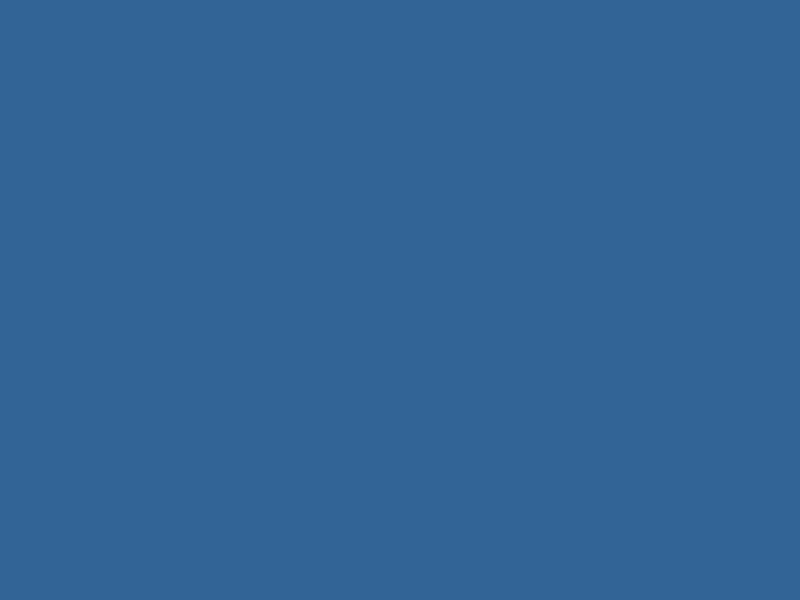
Frame 1 (no input)
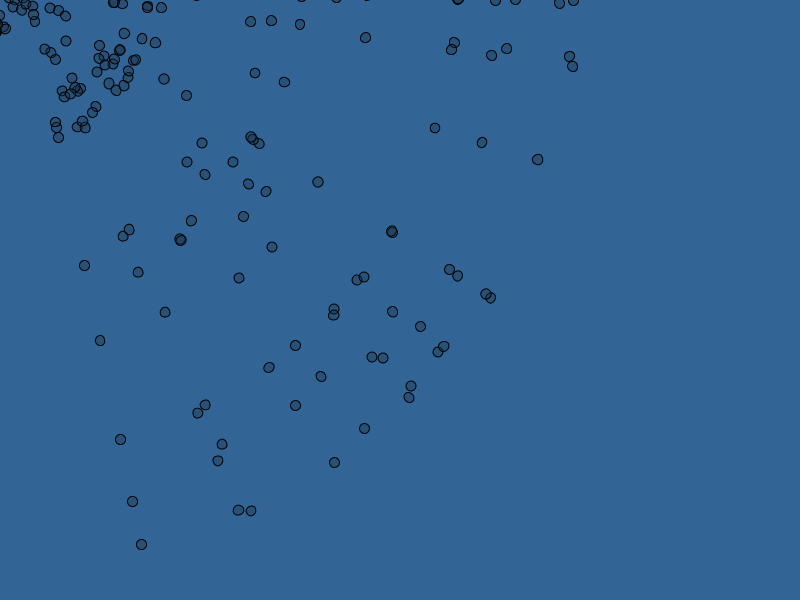
Frame 60 (the mouse pressed at the canvas centre just before this capture)
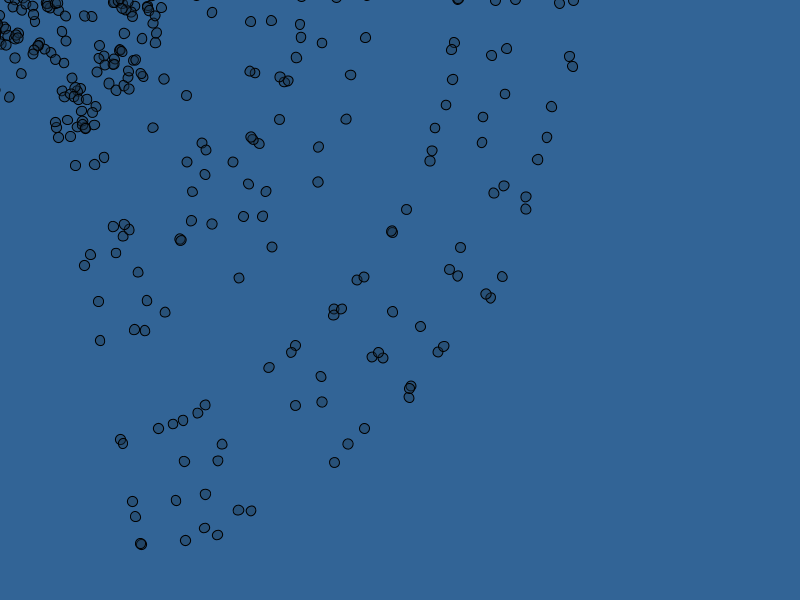
Frame 120 (the mouse held since frame 60 and released just before this capture)

The Processing sketch that drew these frames (run headless with seeded random() and noise(); from frame 60 on, the mouse is pressed at the canvas centre):

// Processing sketch: processing_70069
// ── processing_70069.pde

int n = 10;
float []x=new float[n];
float []y=new float[n];
float []amp=new float[n];
float []desp=new float[n];
float []freq=new float[n];

//.............
void setup(){
  size(800,600);
  background(50,100,150);
  
  //desp=50;
  
  for(int i=0;i<n;i++){
  y[i]=2;
  x[i]=4;
  amp[i]=random(1,80);
  desp[i]=random(0,600);
  freq[i]=random(10,100);
}
  
  
}

//...............
void draw(){
  
  rotate(random(PI/8,TWO_PI));  
for(int i=0;i<n;i++){  
y[i]=amp[i]*sin(x[i]*freq[i])+desp[i]; 

fill(25,50,75,100);
ellipse(x[i],y[i],10,10);

x[i]=x[i]+0.5;
x[i]%=width;  //x=x%width
}  
  
  
  
}

//................
